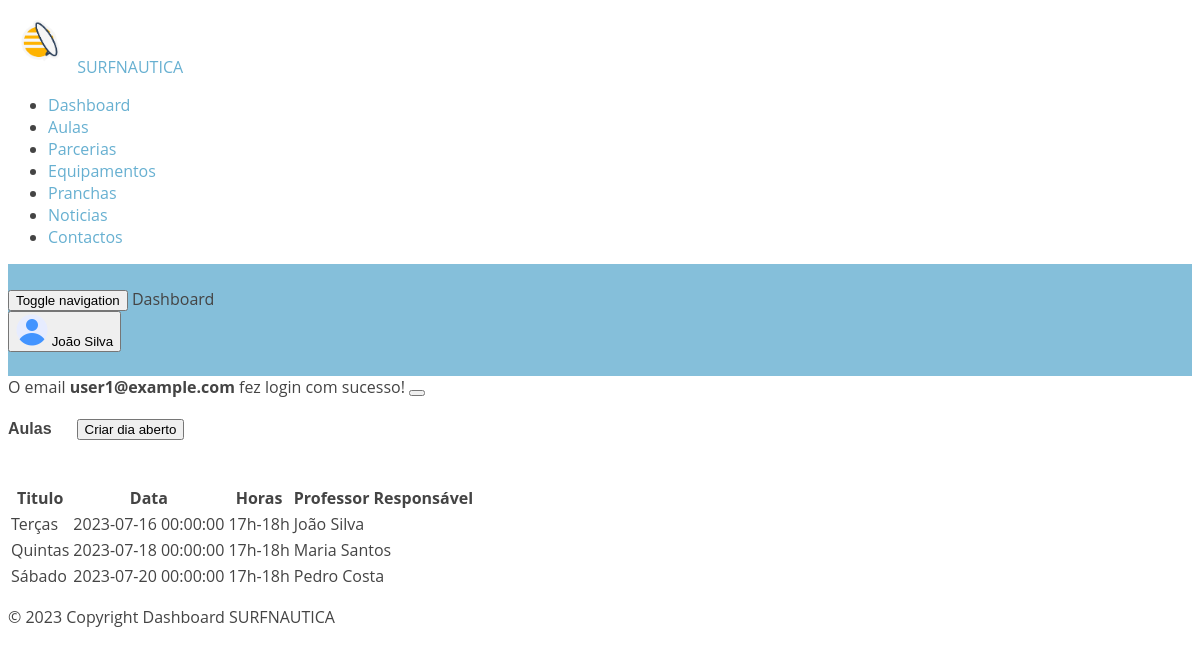
The app's page /Tiago_Gomes/dashboard/showaula.php (signed in) with its own data.
### tables this page shows
CREATE TABLE IF NOT EXISTS `users` (
  `id` INT(11) NOT NULL AUTO_INCREMENT,
  `email` VARCHAR(50) NOT NULL,
  `nome` VARCHAR(50) NOT NULL,
  `pass` VARCHAR(250) NOT NULL,
  `permission` INT(11) NOT NULL default 0,
  PRIMARY KEY (`id`));

CREATE TABLE IF NOT EXISTS `diaaberto` (
  `id_diaAberto` INT(11) NOT NULL AUTO_INCREMENT,
  `titulo` VARCHAR(50) NOT NULL,
  `data1` timestamp NOT NULL,
  `horas` VARCHAR(50) NOT NULL,
  `foto` VARCHAR(250),
  `id_prof` INT(11) NOT NULL,
  PRIMARY KEY (`id_diaAberto`),
  INDEX `fk_diaaberto_professor1_idx` (`id_prof` ASC),
  CONSTRAINT `fk_diaaberto_professor1`
    FOREIGN KEY (`id_prof`)
    REFERENCES `professor` (`id_prof`)
    ON DELETE NO ACTION
    ON UPDATE NO ACTION);

CREATE TABLE IF NOT EXISTS `professor` (
  `id_prof` INT(11) NOT NULL AUTO_INCREMENT,
  `nome` VARCHAR(50) NOT NULL,
  `email` VARCHAR(50) NOT NULL,
  `foto` VARCHAR(50),
  `especialidade` VARCHAR(70) NOT NULL,
  `id` INT(11) NOT NULL,
  PRIMARY KEY (`id_prof`),
  INDEX `fk_professor_users_idx` (`id` ASC),
  CONSTRAINT `fk_professor_users`
    FOREIGN KEY (`id`)
    REFERENCES `users` (`id`)
    ON DELETE NO ACTION
    ON UPDATE NO ACTION);

### Tiago_Gomes/dashboard/showaula.php (the view, shortened to what this page needs)
<?php
require_once '../../conexao.php';
$sql = "SELECT id_diaAberto, titulo, data1, horas, diaaberto.id_prof, nome FROM diaAberto, professor WHERE diaaberto.id_prof=professor.id_prof ORDER BY data1 ASC;";
$result = mysqli_query($conn, $sql);
?>
<!DOCTYPE html>
<html lang="en" dir="ltr">
<head>
  <?php
  require_once 'sheets/dashboardHead.php';
  ?>
</head>
<body class="navbar-fixed sidebar-fixed" id="body">
  <div class="wrapper">
    <aside class="left-sidebar sidebar-dark" id="left-sidebar">
      <div id="sidebar" class="sidebar sidebar-with-footer">
        <div class="app-brand">
          <a href="../../index.php">
            <img src="assets/images/favicon.png" style="height: 65px;" alt="Mono">
            <span class="brand-name text-light">SURFNAUTICA</span>
          </a>
        </div>
        <?php
        require_once 'sheets/dashboardmenu.php';
        ?>
      </div>
    </aside>
    <div class="page-wrapper">
      <header class="main-header" id="header">
        <nav class="navbar navbar-expand-lg navbar-light" id="navbar">
          <button id="sidebar-toggler" class="sidebar-toggle">
            <span class="sr-only">Toggle navigation</span>
          </button>
          <span class="page-title">Dashboard</span>
          <div class="navbar-right ">
            <?php
            require_once 'sheets/dashboardNavbar.php';
            ?>
          </div>
        </nav>
      </header>
      <div class="content-wrapper">
        <div class="content">
          <div class="row">
            <div class="col-lg-12 mt-5">
              <?php
              if (isset($_SESSION["message"])) { ?>
                <div class='alert alert-<?php echo $_SESSION["message"]["type"] ?> alert-dismissible fade show' role='alert'>
                  <?php echo $_SESSION["message"]["content"]; ?>
                  <button type="button" class="close" data-dismiss="alert" aria-label="Close"><span class="mdi mdi-times"></span>
                  </button>
                </div>
              <?php unset($_SESSION["message"]);
              }
              ?>
              <div class="card">
                <div class="card-body">
                  <h4 class="header-title">Aulas<a href="createaula.php" style="margin-left: 25px;"><button type="button" class="btn btn-primary btn-sm">Criar dia aberto</button></a></h4>
                  <br>
                  <div class="single-table">
                    <div class="table-responsive">
                      <table class="table table-responsive-lg text-center">
                        <thead class="text-uppercase bg-dark">
                          <tr class="text-white">
                            <th scope="col">Titulo</th>
                            <th scope="col">Data</th>
                            <th scope="col">Horas</th>
                            <th scope="col">Professor Responsável</th>
                            <th scope="col"></th>
                            <th scope="col"></th>
                          </tr>
                        </thead>
                        <tbody>
                          <?php
                          while ($row = mysqli_fetch_assoc($result)) {
                            foreach ($row as $res => $key) {
                              $id_diaAberto = $row['id_diaAberto'];
                              $titulo = $row['titulo'];
                              $data1 = $row['data1'];
                              $horas = $row['horas'];
                              $id_prof = $row['id_prof'];
                              $prof_nome= $row['nome'];
                            }
                            echo "<tr>";
                            echo "<td>" . $titulo . "</td>";
                            echo "<td>" . substr("$data1", 0, 75) . "</td>";
                            echo "<td>" . $horas . "</td>";
                            echo "<td>" . $prof_nome . "</td>";
                            echo "<td><a href='editaula.php?id_diaAberto=$id_diaAberto&id_prof=$id_prof' class='text-warning' name='edit'><i class='mdi mdi-pencil'></i></a></td>";
                            echo "<td><a href='deleteaula.php?id_diaAberto=$id_diaAberto&titulo=$titulo' class='text-danger' name='delete'><i class='mdi mdi-trash-can-outline'></i></a></td>";
                            echo "</tr>";
                          }
                          ?>
                        </tbody>
                      </table>
                    </div>
                  </div>
                </div>
              </div>
            </div>
          </div>
        </div>
        <footer class="footer mt-auto">
          <?php
          require_once 'sheets/dashboardFooter.php';
          ?>
        </footer>
      </div>
</body>
</html>

### Tiago_Gomes/dashboard/sheets/dashboardNavbar.php (shortened to what this page needs)
<?php
require_once '../../conexao.php';
$query = "SELECT nome FROM users WHERE email = '{$_SESSION['email']}'";
$user = mysqli_query($conn, $query);
if ($user->num_rows) {
  $row = $user->fetch_object();
  $n = $row->nome;
?>
  <ul class="nav navbar-nav">
    <li class="dropdown user-menu">
      <button class="dropdown-toggle nav-link" data-toggle="dropdown">
        <img src="assets/images/user/user-xs.png" class="user-image rounded-circle" alt="User Image" />
        <span class="d-none d-lg-inline-block"><?php echo $n ?></span>
      </button>
    </li>
  </ul>
<?php
}
?>

### assets/css/style.css (style rules this page uses)
body { font-family: "Open Sans", sans-serif; color: #444444; }
a { text-decoration: none; color: #67b0d1; }
h1, h2, h3, h4, h5, h6 { font-family: "Raleway", sans-serif; }
#header { transition: all 0.5s; z-index: 997; transition: all 0.5s; padding: 24px 0; background: rgba(103, 176, 209, 0.8); }
.navbar { padding: 0; }
.navbar ul { margin: 0; padding: 0; display: flex; list-style: none; align-items: center; }
.navbar li { position: relative; }

### records on screen
users: nome "João Silva"
diaaberto: titulo "Terças", data1 "2023-07-16 00:00:00", horas "17h-18h", id_prof.nome "João Silva"
diaaberto: titulo "Quintas", data1 "2023-07-18 00:00:00", horas "17h-18h", id_prof.nome "Maria Santos"
diaaberto: titulo "Sábado", data1 "2023-07-20 00:00:00", horas "17h-18h", id_prof.nome "Pedro Costa"

### other values on screen
$_SESSION["message"]["content"] "O email user1@example.com fez login com sucesso!"
